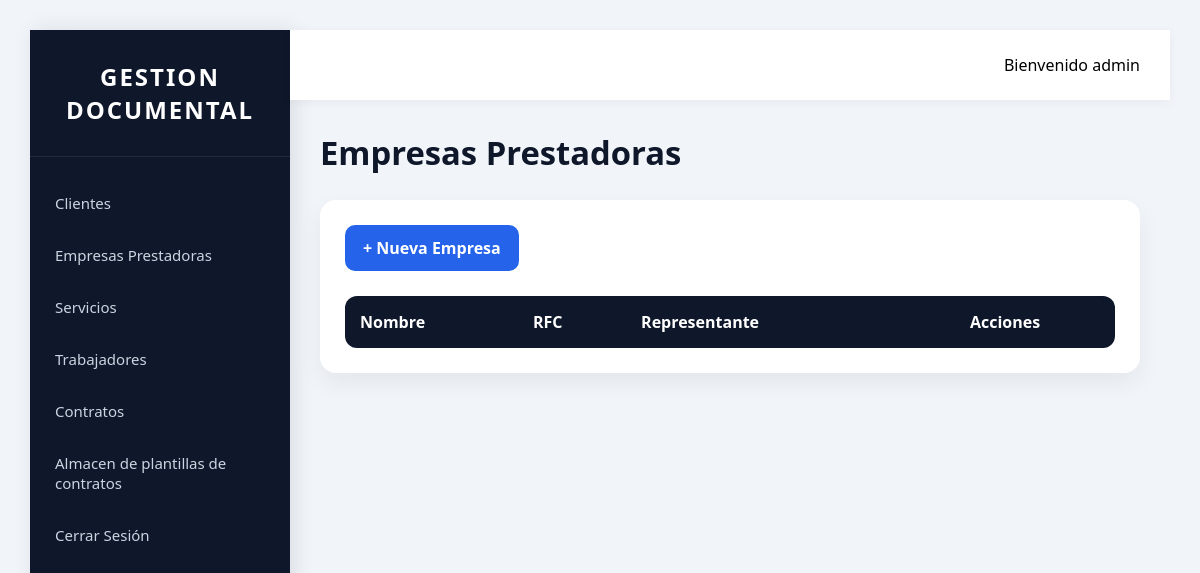
The page /empresas (signed in) on the database as committed earlier.
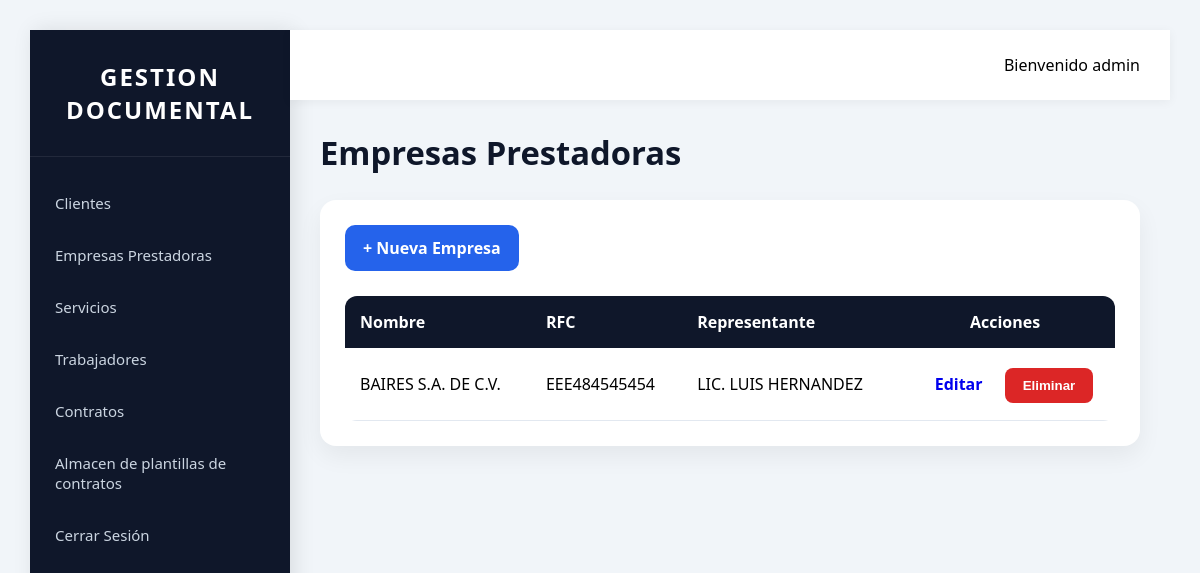
The same page on the database as committed later.
### models/models.py (models this page shows, shortened)
class Empresa(db.Model):
    __tablename__ = "dim_empresas"
    id = db.Column(db.Integer, primary_key=True)
    nombre = db.Column(db.String(200), nullable=False, unique=True)
    rfc = db.Column(db.String(13))
    representante = db.Column(db.String(200))
    domicilio = db.Column(db.String(300))
    correo = db.Column(db.String(150))
    telefono = db.Column(db.String(20))
    proyectos = db.relationship(
        "Proyecto",
        backref="empresa",
        lazy=True
    )
    trabajadores = db.relationship(
        "Trabajador",
        backref="empresa",
        lazy=True
    )

### app.py (the view)
@app.route('/empresas')
@login_required
def empresas():
    empresas = Empresa.query.order_by(
        Empresa.nombre
    ).all()
    return render_template(
        'listar_empresas.html',
        empresas=empresas
    )

### app.py (called while the page is built)
@login_manager.user_loader
def load_user(id):
    return Users.query.get(
        int(id)
    )

### templates/listar_empresas.html
{% extends 'base.html' %}
{% block content %}
<div class="page-title">
    <h1>Empresas Prestadoras</h1>
</div>
<div class="card">
    <div style="display:flex; justify-content:space-between; align-items:center; margin-bottom:25px;">
        <a href="{{ url_for('nueva_empresa') }}" class="btn">
            + Nueva Empresa
        </a>
    </div>
    <table>
        <thead>
            <tr>
                <th>Nombre</th>
                <th>RFC</th>
                <th>Representante</th>
                <th style="width:220px; text-align:center;">
                    Acciones
                </th>
            </tr>
        </thead>
        <tbody>
            {% for e in empresas %}
            <tr>
                <td>{{ e.nombre }}</td>
                <td>{{ e.rfc }}</td>
                <td>{{ e.representante }}</td>
                <td style="text-align:center;white-space:nowrap;">
                    <a href="{{ url_for('editar_empresa', id=e.id) }}" class="btn-primary">
                        Editar
                    </a>
                    <form method="POST" action="{{ url_for('eliminar_empresa', id=e.id) }}" style="display:inline-block;"
                        onsubmit="return confirm('¿Eliminar empresa?');">
                            <button class="btn-danger">
                                Eliminar
                            </button>
                    </form>
                </td>
            </tr>
            {% endfor %}
        </tbody>
    </table>
</div>
{% endblock %}

Rows that differ between the two databases and show on the page:
added Empresa: nombre "BAIRES S.A. DE C.V.", rfc "EEE484545454", representante "LIC. LUIS HERNANDEZ"
